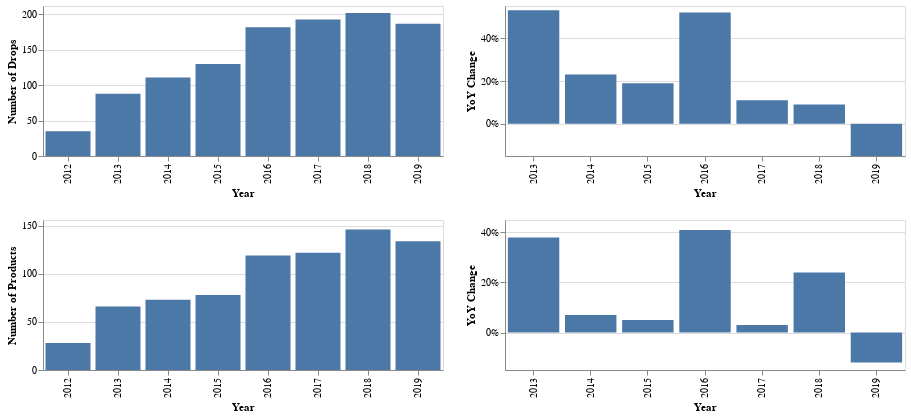

The code cell stored with this chart in its notebook:
### Markdown cell above
# 2019 Growth

Let's start by looking at the growth in 2019. There are many ways to define growth. An obvious one is to use sales revenue, but I do not have access to those numbers. Just using publicly available information, we can measure growth by looking and number of drops and number of products released.

## Drops and Products

In past years, every year has seen an increase in the number of drops compared to the previous year. Some years, this change is modest (2015), but others more substantial. The number of products does not always increase, though. For example, 2017 was a year of consolidation following a year of growth before.

2019 appears to be a bit different: both the number of drops and the number of products declined compared to the previous year.

### Code cell
rel_per_year_df = pd.DataFrame(df_all.groupby('Year').count()['Product'])
prod_per_year_df = pd.DataFrame(all_products_df.groupby('Year').count()['Release']
)

plots.plot_with_yoy(rel_per_year_df, 'Product', 'Drops') & plots.plot_with_yoy(prod_per_year_df, 'Release', 'Products')

### Figure 1 — Vega-Lite specification as saved in the notebook (floating-point values rounded to 4 significant figures)
{"$schema": "https://vega.github.io/schema/vega-lite/v3.4.0.json", "config": {"mark": {"tooltip": null}, "view": {"height": 300, "width": 400}}, "datasets": {"data-4fff01194576c63019878d3f03e06a40": [{"Release": 28, "Year": 2012}, {"Release": 66, "Year": 2013}, {"Release": 73, "Year": 2014}, {"Release": 78, "Year": 2015}, {"Release": 119, "Year": 2016}, {"Release": 122, "Year": 2017}, {"Release": 146, "Year": 2018}, {"Release": 134, "Year": 2019}], "data-58ae1941ad068d088fc2c2a44ed07688": [{"Product": 35, "Year": 2012}, {"Product": 88, "Year": 2013}, {"Product": 111, "Year": 2014}, {"Product": 130, "Year": 2015}, {"Product": 182, "Year": 2016}, {"Product": 193, "Year": 2017}, {"Product": 202, "Year": 2018}, {"Product": 187, "Year": 2019}], "data-8df4085fb3fcf49703c918852b969818": [{"Release": null, "Year": 2012}, {"Release": 0.38, "Year": 2013}, {"Release": 0.07, "Year": 2014}, {"Release": 0.05, "Year": 2015}, {"Release": 0.41, "Year": 2016}, {"Release": 0.03, "Year": 2017}, {"Release": 0.24, "Year": 2018}, {"Release": -0.12, "Year": 2019}], "data-b42ad02dcd0e38f17f68168c752b133c": [{"Product": null, "Year": 2012}, {"Product": 0.53, "Year": 2013}, {"Product": 0.23, "Year": 2014}, {"Product": 0.19, "Year": 2015}, {"Product": 0.52, "Year": 2016}, {"Product": 0.11, "Year": 2017}, {"Product": 0.09, "Year": 2018}, {"Product": -0.15, "Year": 2019}]}, "vconcat": [{"hconcat": [{"data": {"name": "data-58ae1941ad068d088fc2c2a44ed07688"}, "encoding": {"tooltip": [{"field": "Year", "type": "quantitative"}, {"field": "Product", "title": "Drops", "type": "quantitative"}], "x": {"field": "Year", "type": "ordinal"}, "y": {"axis": {"title": "Number of Drops"}, "field": "Product", "scale": {"domain": [0, 212]}, "type": "quantitative"}}, "height": 150, "mark": "bar"}, {"data": {"name": "data-b42ad02dcd0e38f17f68168c752b133c"}, "encoding": {"tooltip": [{"field": "Year", "type": "quantitative"}, {"field": "Product", "title": "YoY Change", "type": "quantitative"}], "x": {"field": "Year", "type": "ordinal"}, "y": {"axis": {"format": "%", "title": "YoY Change"}, "field": "Product", "scale": {}, "type": "quantitative"}}, "height": 150, "mark": "bar"}]}, {"hconcat": [{"data": {"name": "data-4fff01194576c63019878d3f03e06a40"}, "encoding": {"tooltip": [{"field": "Year", "type": "quantitative"}, {"field": "Release", "title": "Products", "type": "quantitative"}], "x": {"field": "Year", "type": "ordinal"}, "y": {"axis": {"title": "Number of Products"}, "field": "Release", "scale": {"domain": [0, 156]}, "type": "quantitative"}}, "height": 150, "mark": "bar"}, {"data": {"name": "data-8df4085fb3fcf49703c918852b969818"}, "encoding": {"tooltip": [{"field": "Year", "type": "quantitative"}, {"field": "Release", "title": "YoY Change", "type": "quantitative"}], "x": {"field": "Year", "type": "ordinal"}, "y": {"axis": {"format": "%", "title": "YoY Change"}, "field": "Release", "scale": {}, "type": "quantitative"}}, "height": 150, "mark": "bar"}]}]}
